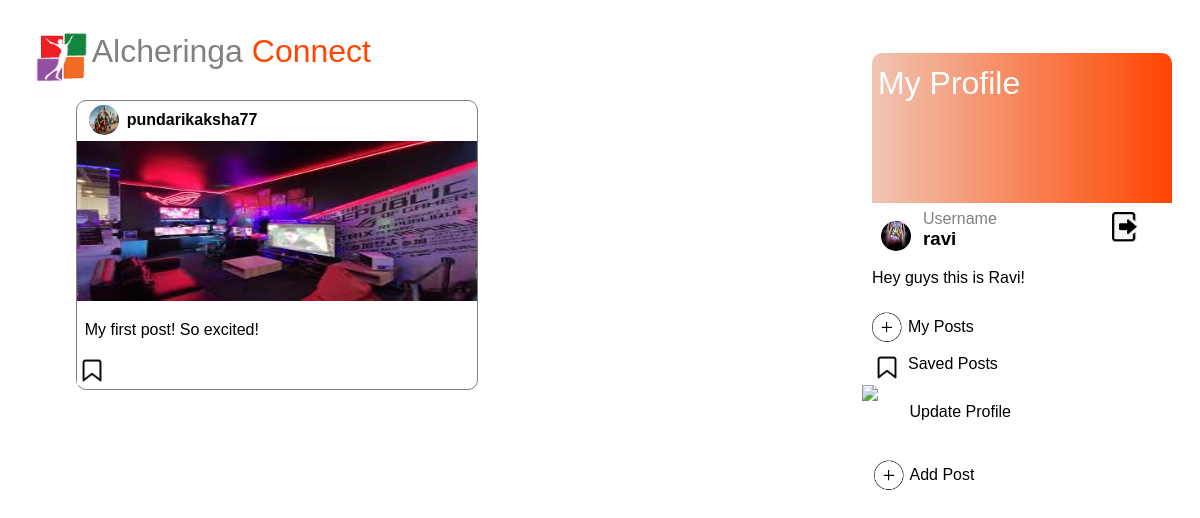
The page /post/1/ (signed in) on the database its author committed.
### pages/models.py (models this page shows, shortened)
class Post(models.Model):
	username=models.ForeignKey(User,on_delete=models.CASCADE)
	caption=models.TextField()
	date_posted=models.DateTimeField(default=timezone.now)
	picture=models.ImageField(default='media/default.png',upload_to='profile')
	favourites=models.ManyToManyField(User,related_name="favourite",default=None,blank=True)

### users/models.py (models this page shows, shortened)
class Profile(models.Model):
	user=models.OneToOneField(User,on_delete=models.CASCADE)
	image=models.ImageField(default='default1.png',upload_to='profile_pics')
	bio=models.TextField()

### pages/views.py (the view)
# urls.py: path('post/<int:pk>/', PostDetailView.as_view(), name='post-detail'),
class PostDetailView(DetailView):
	model=Post

### pages/templates/pages/post_detail.html (shortened to what this page needs)
{% load static%}
<!DOCTYPE html>
<head>
    <link rel="stylesheet" href="{% static 'pages/login_page_css.css' %}">
    <div id="header" style="display:flex;">
        <img src="{% static 'pages/alcher.png' %}">
        <a style="text-decoration: none;" href="{%url 'profile-page'%}"><h1 style="font-weight:100;color:grey;text-decoration: none;">Alcheringa <span style="color:orangered;font-weight: 100;">Connect</span></h1><a>
     </div>
</head>
<body style="font-family:sans-serif;">
    <div style="display:flex;">
        <div style="display:block;margin-left: 3%;">
            <div style="border-style:solid;border-color:grey;border-width:0.5px;width:400px;margin-left:8%;margin-top:2%;border-radius:10px;">
                    <div style="display: flex;margin-bottom: 1%;">
                        <img src="{{object.username.profile.image.url}}" style="border-radius:50%;margin-top:1%;margin-left:3%;height:30px;width:30px;">
                        <p style="font-weight: 600;margin-top:3%;margin-left: 2%;margin-top: 2.5%;">{{object.username}}</p>
                    </div>
                    <img src="{{post.picture.url}}" style="width:100%;height:160px;margin-top:-2%;justify-content: center;">
                <div style="display: block;">
                    <p style="font-family: sans-serif;margin-left: 2%;">{{object.caption}}</p>
                    <div style="display:flex;">
                        <a href="{% url 'favourite_add' post.id %}">
                        <img id ="savebutton" src="{% static 'pages/save.png' %}" style="height: 30px;margin-left:0%;cursor:pointer;" onmouseover="changeColor()" onmouseout="changeColorBack()"></a>
                    </div>
                </div>
        </div>
    </div>
        <div style="display:block;width:25%;margin-left:72%;border-radius: 10px;margin-top:-1.75%;position: fixed;">
            <div style="width:100%;height:150px;margin-top:-6%;border-top-left-radius: 10px;border-top-right-radius: 10px;" class="redbox">
                <h1 style="color:white;font-weight:100;margin-top:4%;position:absolute;margin-left:2%;">My Profile</h1>
                <a href='{% url "logout" %}'><img src="{% static 'pages/logout.jpg' %}" style="width:25px;margin-top:53%;margin-left:80%;"></a>
            </div>
            <img src="{{user.profile.image.url}}"style="width:30px;border-radius:50%;height:30px;margin-top:6%;margin-left:3%;">
            <h4 style="color:grey;font-weight:100;margin-left:17%;margin-top:-15%;">Username</h4>
            <h3 style="margin-left:17%;margin-top:-7%;">{{request.user.username}}</h3>
            <p>{{user.profile.bio}}</p>
            <div style="display:flex; cursor:pointer;">
                <img src="{% static 'pages/add1.png' %}" style="width:10%;height:10%;margin-top:3%;">
                <a href="{% url 'my-posts-page'%}"  style="margin-left:2%;margin-top:5%;color:black;text-decoration: none;">My Posts</a>
            </div>
           <div style="display:flex; cursor:pointer;">
                <img src="{% static 'pages/save.png' %}" style="width:10%;height:10%;margin-top:3%;">
                <a href="{% url 'favourite_list' %}" style="margin-left:2%;margin-top: 4%;text-decoration: none;color: black;">Saved Posts</a>
            </div>
            <div style="display:flex; cursor:pointer;">
                <img src="{% static 'pages/profile.jpg' %}" style="width:18%;margin-top:1%;margin-left: -3.5%;">
                <a href='{% url "update-profile-page" %}'style="margin-left:-2%;margin-top:7%;color:black;text-decoration:none;">Update Profile</a>
            </div>
            <div style="display:flex; cursor:pointer;margin-top:10%;">
                <img src="{% static 'pages/add1.png' %}" style="width:10%;height:10%;margin-top:3%;margin-left: 0.5%;">
                <a href='{% url "upload-page" %}'style="margin-left:2%;margin-top:5%;color:black;text-decoration:none;">Add Post</a>
            </div>
        </div>
    </div>
</body>
</html>

### pages/static/pages/login_page_css.css (style rules this page uses)
#header { font-family: "Comic Sans MS", cursive, sans-serif; color:grey; margin-top:1%; margin-left: 2%; }
#header img { width: 60px; height: 50px; position: relative; top:20px; justify-content: center; }
.redbox { background-image: linear-gradient(to left,orangered,rgb(240, 197, 179)); }

### rows shown on the page
Post: username.profile.image (picture), username "pundarikaksha77", picture (picture), caption "My first post! So excited!"

### other values the page prints
{{ request.user.username }} "ravi"
{{ user.profile.bio }} "Hey guys this is Ravi!"
